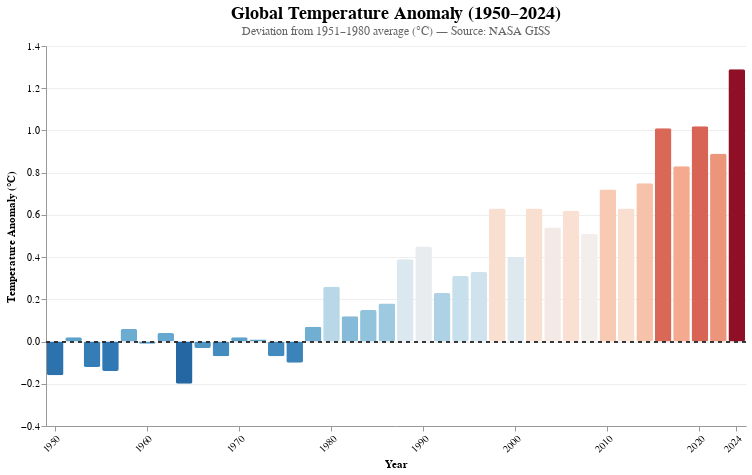

Specify this chart in Vega-Lite:
### Vega-Lite specification from a JSON file in a GitHub repository (floating-point values rounded to 4 significant figures)
{"$schema": "https://vega.github.io/schema/vega-lite/v5.json", "title": {"text": "Global Temperature Anomaly (1950–2024)", "subtitle": "Deviation from 1951–1980 average (°C) — Source: NASA GISS", "fontSize": 18, "subtitleFontSize": 12, "subtitleColor": "#666"}, "width": 700, "height": 380, "data": {"values": [{"year": 1950, "anomaly": -0.16}, {"year": 1952, "anomaly": 0.02}, {"year": 1954, "anomaly": -0.12}, {"year": 1956, "anomaly": -0.14}, {"year": 1958, "anomaly": 0.06}, {"year": 1960, "anomaly": -0.01}, {"year": 1962, "anomaly": 0.04}, {"year": 1964, "anomaly": -0.2}, {"year": 1966, "anomaly": -0.03}, {"year": 1968, "anomaly": -0.07}, {"year": 1970, "anomaly": 0.02}, {"year": 1972, "anomaly": 0.01}, {"year": 1974, "anomaly": -0.07}, {"year": 1976, "anomaly": -0.1}, {"year": 1978, "anomaly": 0.07}, {"year": 1980, "anomaly": 0.26}, {"year": 1982, "anomaly": 0.12}, {"year": 1984, "anomaly": 0.15}, {"year": 1986, "anomaly": 0.18}, {"year": 1988, "anomaly": 0.39}, {"year": 1990, "anomaly": 0.45}, {"year": 1992, "anomaly": 0.23}, {"year": 1994, "anomaly": 0.31}, {"year": 1996, "anomaly": 0.33}, {"year": 1998, "anomaly": 0.63}, {"year": 2000, "anomaly": 0.4}, {"year": 2002, "anomaly": 0.63}, {"year": 2004, "anomaly": 0.54}, {"year": 2006, "anomaly": 0.62}, {"year": 2008, "anomaly": 0.51}, {"year": 2010, "anomaly": 0.72}, {"year": 2012, "anomaly": 0.63}, {"year": 2014, "anomaly": 0.75}, {"year": 2016, "anomaly": 1.01}, {"year": 2018, "anomaly": 0.83}, {"year": 2020, "anomaly": 1.02}, {"year": 2022, "anomaly": 0.89}, {"year": 2024, "anomaly": 1.29}]}, "layer": [{"mark": {"type": "bar", "cornerRadiusTopLeft": 2, "cornerRadiusTopRight": 2, "cornerRadiusBottomLeft": 2, "cornerRadiusBottomRight": 2}, "encoding": {"x": {"field": "year", "type": "ordinal", "title": "Year", "axis": {"labelAngle": -45, "values": [1950, 1960, 1970, 1980, 1990, 2000, 2010, 2020, 2024]}}, "y": {"field": "anomaly", "type": "quantitative", "title": "Temperature Anomaly (°C)", "scale": {"domain": [-0.3, 1.4]}}, "color": {"field": "anomaly", "type": "quantitative", "scale": {"scheme": "redblue", "reverse": true, "domain": [-0.3, 1.3]}, "legend": null}, "tooltip": [{"field": "year", "type": "ordinal", "title": "Year"}, {"field": "anomaly", "type": "quantitative", "title": "Anomaly (°C)", "format": "+.2f"}]}}, {"mark": {"type": "rule", "strokeDash": [4, 4], "color": "#333", "strokeWidth": 1}, "encoding": {"y": {"datum": 0}}}], "config": {"view": {"stroke": null}, "axis": {"gridColor": "#eee", "domainColor": "#999", "tickColor": "#999"}}}
